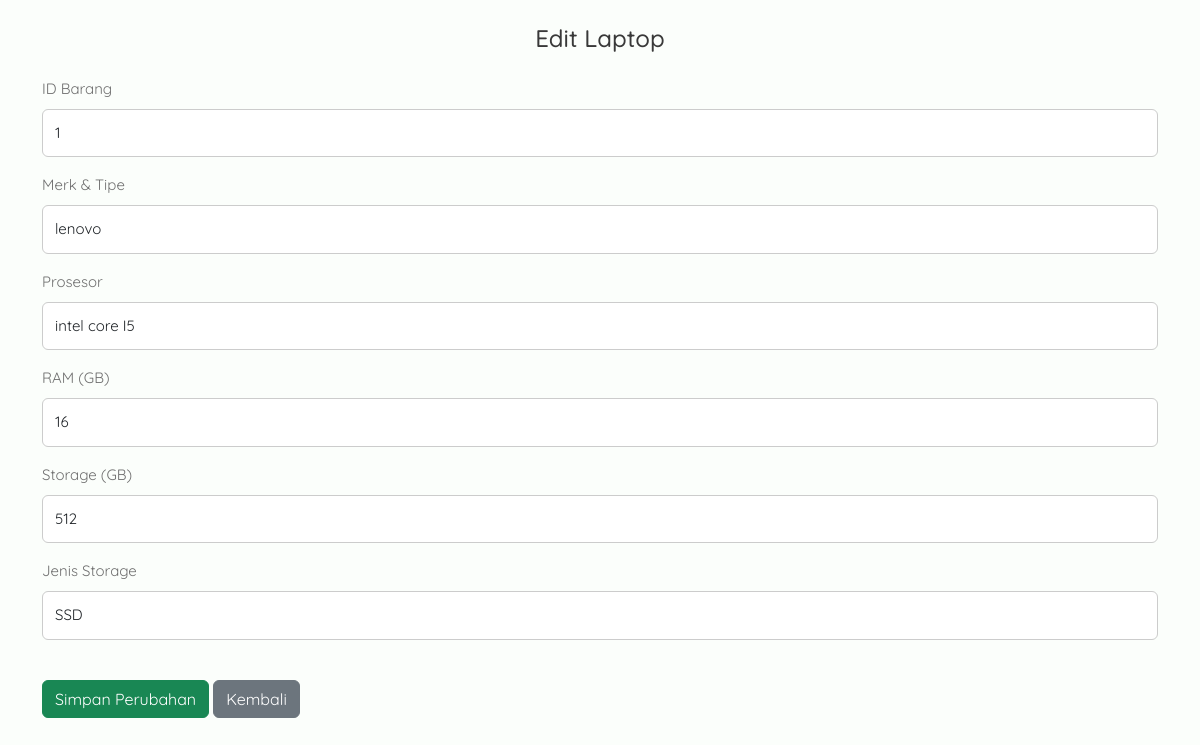
/edit.php?id=1, run on an earlier commit of the app's database.
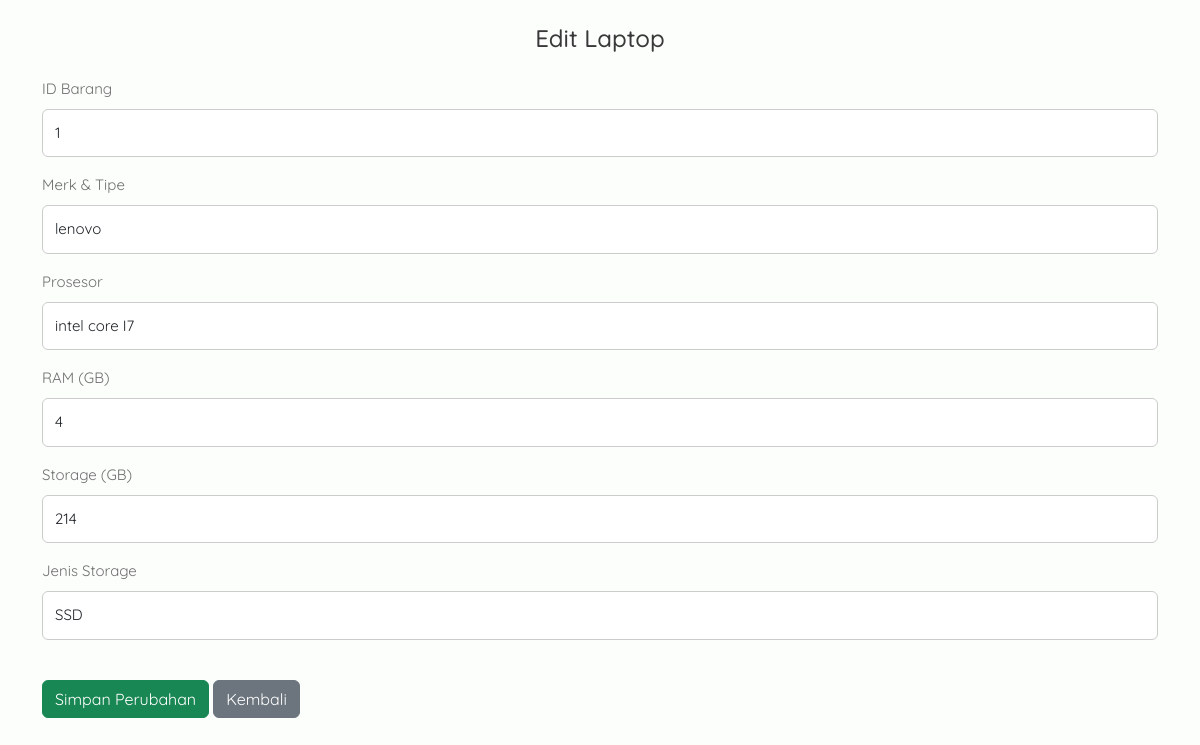
And on a later commit of the database.
### tables this page shows
CREATE TABLE `tbl_barang` (
  `id_barang` int(10) NOT NULL,
  `Merk_tipe` varchar(50) NOT NULL,
  `prosessor` varchar(50) NOT NULL,
  `ram` int(10) NOT NULL,
  `storage` int(10) NOT NULL,
  `jenis_storage` varchar(10) NOT NULL
);

### edit.php (the view, shortened to what this page needs)
<?php
include 'koneksi.php';
$id = $_GET['id'];
$query = "SELECT * FROM tbl_barang WHERE id_barang = '$id'";
$result = mysqli_query($koneksi, $query);
$data = mysqli_fetch_assoc($result);
?>
<!DOCTYPE html>
<html lang="id">
<head>
    <link href="https://cdn.jsdelivr.net/npm/bootstrap@5.3.0/dist/css/bootstrap.min.css" rel="stylesheet">
    <link rel="stylesheet" href="assets/css/style.css">
</head>
<body>
    <div class="container mt-4">
        <h2 class="section-title">Edit Laptop</h2>
        <form method="POST">
        <div class="mb-3">
                <label>ID Barang</label>
                <input type="text" name="id_barang" class="form-control" value="<?= $data['id_barang']; ?>" required>
            </div>
            <div class="mb-3">
                <label>Merk & Tipe</label>
                <input type="text" name="Merk_tipe" class="form-control" value="<?= $data['Merk_tipe']; ?>" required>
            </div>
            <div class="mb-3">
                <label>Prosesor</label>
                <input type="text" name="prosessor" class="form-control" value="<?= $data['prosessor']; ?>" required>
            </div>
            <div class="mb-3">
                <label>RAM (GB)</label>
                <input type="number" name="ram" class="form-control" value="<?= $data['ram']; ?>" required>
            </div>
            <div class="mb-3">
                <label>Storage (GB)</label>
                <input type="number" name="storage" class="form-control" value="<?= $data['storage']; ?>" required>
            </div>
            <div class="mb-3">
                <label>Jenis Storage</label>
                <select name="jenis_storage" class="form-control" required>
                    <option value="SSD" <?= ($data['jenis_storage'] == "SSD") ? "selected" : ""; ?>>SSD</option>
                </select>
            </div>
        <button type="submit" class="btn btn-success">Simpan Perubahan</button>
        <button type="button" class="btn btn-secondary">
            <a href="admin_panel.php" style="color: white;">Kembali</a>
        </button>
        </form>
    </div>
</body>
</html>

What changed in the data, as far as the page shows it:
changed tbl_barang "lenovo": prosessor "intel core I5" → "intel core I7"; ram "16" → "4"; storage "512" → "214"
